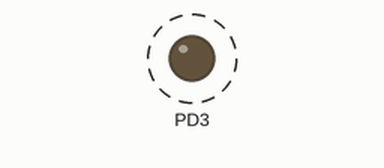
The program below on a simulated ATmega168, built with avr-gcc and emulated at 8 MHz. Shown: output pins drawn as LEDs (lit = HIGH). Dashed ring = blinking.

Above: at 0.5 s.
Timing chart, 0 to 4.6 s (numbered marks = the images above):
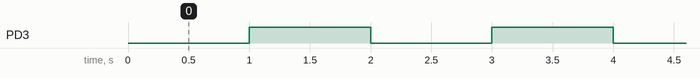

The program:

main.cpp
```cpp
#include <avr/io.h>
#define F_CPU 8000000UL  // 8MH
#include <util/delay.h>


int main(void)
{

	// pin Sink configuration

	DDRD |= 1 << PD3;
	//turn on
	//PORTD &= ~(1 << PD3);
	//turn off
	//PORTD |= (1 << PD3);

	bool flip = true;
    while (true)
    {
		if (flip){
			PORTD &= ~(1 << PD3);
			flip = false;

		}else {
			PORTD |= (1 << PD3);
			flip = true;
		}

		_delay_ms (1000);
    }

}
```

Measured:
- by itself, PD3: alternates HIGH for 1.0 s and LOW for 1.0 s
